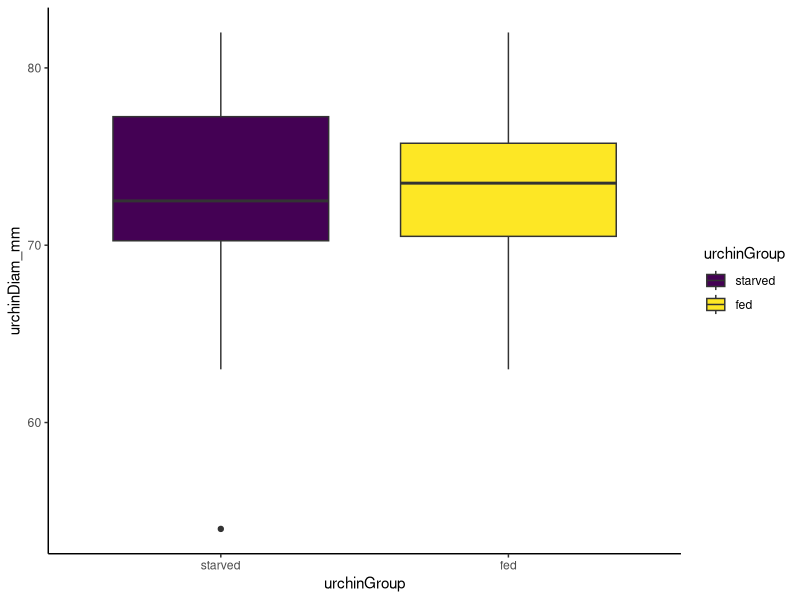
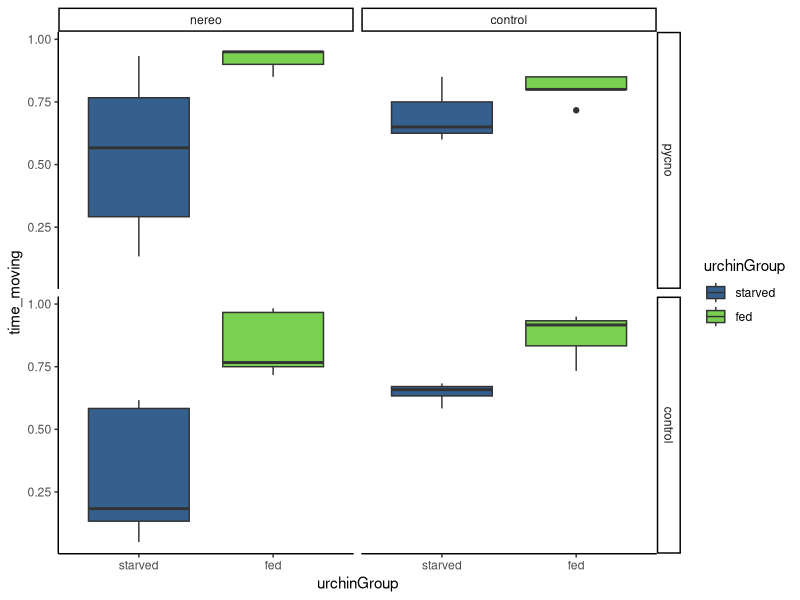
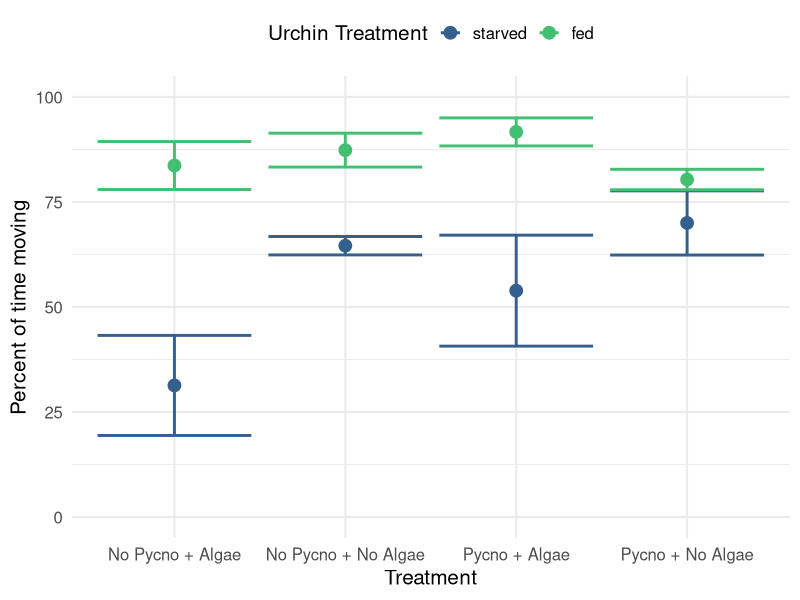

Reproduce these figures in R, in order. (Note: this script raises an error after producing the figures.)
#++++++++++++++++++++++++++++++++++++++++++++++++++++++++++++++++++++++++++++++++++
#                                                                                ##
# Pycno-Urchin Dataset 2021 Figure Exploration                                   ##
# Script created 2021-08-31                                                      ##
# Last updated 2021-09-04                                                        ##
# Data source: Ross Whippo                                                       ##
# R code prepared by Ross Whippo                                                 ##
#                                                                                ##
#++++++++++++++++++++++++++++++++++++++++++++++++++++++++++++++++++++++++++++++++++

# SUMMARY:
# A script to QAQC and parse the 2021 pycno-urchin dataset.


# Required Files (check that script is loading latest version):
# trials2021_QAQC.csv

# Associated Scripts:
# trials2021_dataset_QAQC.R
# trials2021_model1.R

# TO DO 

# +++++++++++++++++++++++++++++++++++++++++++++++++++++++++++++++++++++++++++++++++
# TABLE OF CONTENTS                                                            ####
#                                                                                 +
# RECENT CHANGES TO SCRIPT                                                        +
# LOAD PACKAGES                                                                   +
# READ IN DATA                                                                    +
# MANIPULATE DATA                                                                 +
#                                                                                 +
#++++++++++++++++++++++++++++++++++++++++++++++++++++++++++++++++++++++++++++++++++

#++++++++++++++++++++++++++++++++++++++++++++++++++++++++++++++++++++++++++++++++++
# RECENT CHANGES TO SCRIPT                                                     ####
#++++++++++++++++++++++++++++++++++++++++++++++++++++++++++++++++++++++++++++++++++

# 2021-08-31 Script created

#++++++++++++++++++++++++++++++++++++++++++++++++++++++++++++++++++++++++++++++++++
# LOAD PACKAGES                                                                ####
#++++++++++++++++++++++++++++++++++++++++++++++++++++++++++++++++++++++++++++++++++

library(tidyverse)
library(viridis)

# set plot theme
theme_set(theme_classic())

#++++++++++++++++++++++++++++++++++++++++++++++++++++++++++++++++++++++++++++++++++
# READ IN DATA                                                                 ####
#++++++++++++++++++++++++++++++++++++++++++++++++++++++++++++++++++++++++++++++++++

trials2021_Q <- read_csv("Data/2021/trials2021_QAQC.csv", 
                       col_types = cols(algalTreat = col_factor(levels = c("nereo", "control")), 
                                        date = col_character(),  location = col_character(), 
                                        movement = col_character(), 
                                        pycnoTreat = col_factor(levels = c("pycno", "control")), 
                                        tank = col_factor(levels = c("TF1", "TF2")), 
                                        timeBegin = col_character(), timeEnd = col_character(), 
                                        urchinGroup = col_factor(levels = c("starved","fed")),
                                        location = col_factor(levels = c("c", "m", "f"))))

#++++++++++++++++++++++++++++++++++++++++++++++++++++++++++++++++++++++++++++++++++
# MANIPULATE DATA                                                              ####
#++++++++++++++++++++++++++++++++++++++++++++++++++++++++++++++++++++++++++++++++++

# is there a difference in mean test diameter between groups?

diams <- trials2021_Q %>%
  select(trial, urchinGroup, urchinDiam_mm) %>%
  distinct(trial, urchinGroup, urchinDiam_mm)

diams %>%
  ggplot(aes(x = urchinGroup, y = urchinDiam_mm, fill = urchinGroup)) +
  geom_boxplot() +
  scale_fill_viridis(discrete = TRUE)

t.test(urchinDiam_mm ~ urchinGroup, data = diams)

# Welch Two Sample t-test

# data:  urchinDiam_mm by urchinGroup
# t = -1.7371, df = 44.656, p-value = 0.08927
# alternative hypothesis: true difference in means is not equal to 0
# 95 percent confidence interval:
#  -5.9320892  0.4387559
# sample estimates:
#  mean in group starved     mean in group fed 
# 70.92000              73.66667 

# NO, 2.75mm average difference 

# is there a difference in time spent moving among all treatments?

movement <- trials2021_Q %>%
  select(trial, urchinGroup, pycnoTreat, algalTreat, movement) %>%
  filter(movement != "st") %>%
  add_column(move = 1) %>%
  group_by(trial, urchinGroup, pycnoTreat, algalTreat, move) %>%
  count(move) %>%
  mutate(time_moving = n/60)

movement %>%
  ggplot(aes(x = urchinGroup, y = time_moving, fill = urchinGroup)) +
  geom_boxplot() +
  scale_fill_viridis(discrete = TRUE, begin = 0.3, end = 0.8) +
  facet_grid(pycnoTreat ~ algalTreat)

# FHL Talk Figure (starved urchins always moved less)

movement %>%
  mutate(pycnoTreat = ifelse(pycnoTreat == 'pycno', "Pycno", "No Pycno")) %>%
  mutate(algalTreat = ifelse(algalTreat == 'nereo', "Algae", "No Algae")) %>%
  mutate(`Urchin Treatment` = urchinGroup) %>%
  unite("Treatment", pycnoTreat:algalTreat, sep = " + ") %>%
  mutate(`Percent of time moving` = time_moving*100) %>%
  ggplot(aes(x = Treatment, y = `Percent of time moving`, color = `Urchin Treatment`)) +
  scale_color_viridis(discrete = TRUE,
                      begin = 0.3,
                      end = 0.7,
                      option = "viridis") +
    stat_summary(
      geom = "point",
      fun = "mean",
      size = 4,
      shape = 19
    ) +
    geom_errorbar(stat="summary", fun.data="mean_se", size = 1) +
  scale_y_continuous(limits = c(0,100)) +
  theme_minimal(base_size = 15) +
  theme(legend.position = "top") 


urchin_timeseries %>%
  group_by(pycno, ID) %>%
  mutate(cc = cumsum(consumed) * 0.339) %>%
  mutate(Treatment = ifelse(pycno == 'yes', "Pycno", "Control")) %>%
  ggplot(aes(x = hours, y = cc, color = Treatment)) +
  scale_color_viridis(discrete = TRUE,
                      begin = 0.3,
                      end = 0.7,
                      option = "magma") +
  geom_line(aes(group = ID), alpha = 0.3) +
  stat_summary(
    geom = "point",
    fun = "mean",
    size = 4,
    shape = 19
  ) +
  geom_errorbar(stat="summary", fun.data="mean_se", size = 1) +
  scale_y_continuous(name = "Amount of kelp consumed (g)") + 
  theme_minimal(base_size = 15) +
  theme(legend.position = "top") 




# do treatments spend different amounts of time interacting with the signal?

interaction <- trials2021_Q %>%
  select(trial, urchinGroup, pycnoTreat, algalTreat, interaction) %>%
  filter(interaction != "ni") %>%
  add_column(interact = 1) %>%
  group_by(trial, urchinGroup, pycnoTreat, algalTreat, interact) %>%
  count(interact) %>%
  mutate(time_interacting = n/60)

interaction %>%
  ggplot(aes(x = urchinGroup, y = time_interacting, fill = urchinGroup)) +
  geom_boxplot() +
  scale_fill_viridis(discrete = TRUE, begin = 0.3, end = 0.8) +
  facet_grid(pycnoTreat ~ algalTreat)

# FHL Talk Figure

interaction %>%
  mutate(pycnoTreat = ifelse(pycnoTreat == 'pycno', "Pycno", "No Pycno")) %>%
  mutate(algalTreat = ifelse(algalTreat == 'nereo', "Algae", "No Algae")) %>%
  mutate(`Urchin Treatment` = urchinGroup) %>%
  unite("Treatment", pycnoTreat:algalTreat, sep = " + ") %>%
  filter(Treatment %in% c("No Pycno + Algae", "Pycno + Algae")) %>%
  mutate(`Percent of time interacting` = time_interacting*100) %>%
  ggplot(aes(x = Treatment, y = `Percent of time interacting`, color = `Urchin Treatment`)) +
  scale_color_viridis(discrete = TRUE,
                      begin = 0.3,
                      end = 0.7,
                      option = "viridis") +
  stat_summary(
    geom = "point",
    fun = "mean",
    size = 4,
    shape = 19
  ) +
  geom_errorbar(stat="summary", fun.data="mean_se", size = 1) +
  scale_y_continuous(limits = c(0,100)) +
  theme_minimal(base_size = 15) +
  theme(legend.position = "top") 
  

movement %>%
  mutate(pycnoTreat = ifelse(pycnoTreat == 'pycno', "Pycno", "No Pycno")) %>%
  mutate(algalTreat = ifelse(algalTreat == 'nereo', "Algae", "No Algae")) %>%
  mutate(`Urchin Treatment` = urchinGroup) %>%
  unite("Treatment", pycnoTreat:algalTreat, sep = " + ") %>%
  mutate(`Percent of time moving` = time_moving*100) %>%
  ggplot(aes(x = Treatment, y = `Percent of time moving`, color = `Urchin Treatment`)) +
  scale_color_viridis(discrete = TRUE,
                      begin = 0.3,
                      end = 0.7,
                      option = "viridis") +
  stat_summary(
    geom = "point",
    fun = "mean",
    size = 4,
    shape = 19
  ) +
  geom_errorbar(stat="summary", fun.data="mean_se", size = 1) +
  scale_y_continuous(limits = c(0,100)) +
  theme_minimal(base_size = 15) +
  theme(legend.position = "top") 


# do urchin spend different amounts of time in distance zones among treatments?

location <- trials2021_Q %>%
  select(trial, urchinGroup, pycnoTreat, algalTreat, location) %>%
  add_column(locate = 1) %>%
  group_by(trial, urchinGroup, pycnoTreat, algalTreat, location) %>%
  count(locate) %>%
  mutate(time_spent = n/60)
location$location <- factor(location$location, levels = c("c", "m", "f"))

location %>%
  ggplot(aes(x = location, y = time_spent, fill = urchinGroup)) +
  geom_boxplot() +
  scale_fill_viridis(discrete = TRUE, begin = 0.3, end = 0.8) +
  facet_grid(pycnoTreat ~ algalTreat)

# is there a difference in movement + location?

move_loc <- trials2021_Q %>%
  select(trial, urchinGroup, pycnoTreat, algalTreat, movement, location) %>%
  mutate(moves = case_when(movement == "ma" ~ "moving",
                           movement == "mp" ~ "moving",
                           movement == "mt" ~ "moving",
                           movement == "st" ~ "still")) %>%
  unite(mov_loc, moves, location, sep = "_") %>%
  add_column(place = 1) %>%
  group_by(trial, urchinGroup, pycnoTreat, algalTreat, mov_loc) %>%
  count(place) %>%
  mutate(time_spent = n/60) 
move_loc$mov_loc <- factor(move_loc$mov_loc, levels = c("moving_c", "still_c", "moving_m", "still_m", "moving_f", "still_f"))

move_loc %>%
  ggplot(aes(x = mov_loc, y = time_spent, fill = urchinGroup)) +
  geom_boxplot() +
  scale_fill_viridis(discrete = TRUE, begin = 0.3, end = 0.8) +
  facet_wrap(pycnoTreat ~ algalTreat)

# What does movment look like over the course of an hour for each treatment?

time_move <- trials2021_Q %>%
  select(trial, urchinGroup, pycnoTreat, algalTreat, timePoint_min, distance_cm) %>%
  group_by(trial) %>%
  unite(treatment, pycnoTreat, algalTreat, sep = "_") %>%
  mutate(treatment = factor(treatment))


time_move %>%
  ggplot(aes(x = timePoint_min, y = distance_cm, fill = treatment, group = treatment)) +
  geom_point() +
  geom_smooth(method = "loess") +
  scale_fill_viridis(discrete = TRUE) +
  facet_wrap(.~ urchinGroup)

# direct comparison to Belleza et al 2021 Figure 2

NMIOdata <- trials2021_Q %>%
  select(trial, urchinGroup, pycnoTreat, algalTreat, movement, location, interaction) %>%
#  mutate(still = movement) %>%
#  mutate(recode(still, 'st' = 1,
#                'ma' = 0,
#                'mt' = 0,
#                'mp' = 0), 
#         .keep = 'unused') %>%
#  rename('still' = 'recode(still, st = 1, ma = 0, mt = 0, mp = 0)') %>%
#  mutate(still = as.character(still)) %>%
  pivot_longer(cols = c(movement, location, interaction),
               names_to = "behavior",
               values_to = "value") %>%
  mutate(recode(value, 'i' = 1,
         'ma' = 1,
         'mt' = 1,
         'mp' = 1,
         'c' = 1,
         'm' = 1,
         'ni' = 0,
         'f' = 0,
         'st' = 0)) %>%
        # '0' = 0,
        # '1' = 1)) %>%
  rename('count' = 'recode(...)') %>%
  group_by(trial, urchinGroup, pycnoTreat, algalTreat, behavior) %>%
  summarise(sum(`count`)) %>%
  rename('count' = 'sum(count)') %>%
  unite('treatment', pycnoTreat, algalTreat, sep = "-")
  
# IRM Figure after existing movement literature

ggplot(NMIOdata, aes(x = behavior, y = count, fill = urchinGroup)) +
  geom_boxplot() +
  theme_linedraw() +
  scale_fill_viridis(discrete = TRUE, begin = 0.2, end = 0.8) +
  facet_grid(.~treatment) +
  labs(y = "minutes") + 
  scale_x_discrete(labels = c("interacting", "ROI", "moving"))

# reorganized IRM figure from grad student feedback

# New facet label names for treatment variable
treat_labs <- c(
  'control-control' = "control",
  'control-nereo' = "nereo",
  'pycno-control' = "pycno",
  'pycno-nereo' = "nereo + pycno")

# standard error function 
MinMeanSEMMax <- function(x) {
  v <- c(min(x), mean(x) - sd(x)/sqrt(length(x)), mean(x), mean(x) + sd(x)/sqrt(length(x)), max(x))
  names(v) <- c("ymin", "lower", "middle", "upper", "ymax")
  v
}

ggplot(NMIOdata, aes(y = count, fill = urchinGroup)) +
  geom_boxplot() +
  theme_linedraw() +
  theme(axis.ticks.x = element_blank(),
        axis.text.x = element_blank()) +
  scale_fill_viridis(discrete = TRUE, begin = 0.2, end = 0.8) +
  facet_grid(behavior~treatment, labeller = labeller(treatment = treat_labs)) +
  labs(y = "percent time") + 
  scale_y_continuous(breaks = seq(0, 60, len = 3), labels = function(x) paste0((x/60)*100, "%")) 
  

# numerical values

# algae only interaction times

NMIOdata %>%
  filter(behavior == "interaction") %>%
  filter(treatment == "control-nereo") %>%
  group_by(urchinGroup) %>%
  summarise(mean(count), median(count), sd(count))
NMIOdata %>%
  filter(behavior == "interaction") %>%
  filter(treatment == "control-nereo") %>%
  group_by(urchinGroup) %>%
  summarise(sd(count)/sqrt(length(count)))

# algae pycno interaction times

NMIOdata %>%
  filter(behavior == "interaction") %>%
  filter(treatment == "pycno-nereo") %>%
  group_by(urchinGroup) %>%
  summarise(mean(count), median(count), sd(count))
NMIOdata %>%
  filter(behavior == "interaction") %>%
  filter(treatment == "pycno-nereo") %>%
  group_by(urchinGroup) %>%
  summarise(sd(count)/sqrt(length(count)))
  
# time spent in ROI algae only

NMIOdata %>%
  filter(behavior == "location") %>%
  filter(treatment == "control-nereo") %>%
  group_by(urchinGroup) %>%
  summarise(mean(count), median(count), sd(count))
NMIOdata %>%
  filter(behavior == "location") %>%
  filter(treatment == "control-nereo") %>%
  group_by(urchinGroup) %>%
  summarise(sd(count)/sqrt(length(count)))

# time spent in ROI algae and pycno

NMIOdata %>%
  filter(behavior == "location") %>%
  filter(treatment == "pycno-nereo") %>%
  group_by(urchinGroup) %>%
  summarise(mean(count), median(count), sd(count))
NMIOdata %>%
  filter(behavior == "location") %>%
  filter(treatment == "pycno-nereo") %>%
  group_by(urchinGroup) %>%
  summarise(sd(count)/sqrt(length(count)))

# time spent moving algae and pycno

NMIOdata %>%
  filter(behavior == "movement") %>%
  filter(treatment == "pycno-nereo") %>%
  group_by(urchinGroup) %>%
  summarise(mean(count), median(count), sd(count))
NMIOdata %>%
  filter(behavior == "movement") %>%
  filter(treatment == "pycno-nereo") %>%
  group_by(urchinGroup) %>%
  summarise(sd(count)/sqrt(length(count)))


  ############### SUBSECTION HERE

####
#<<<<<<<<<<<<<<<<<<<<<<<<<<END OF SCRIPT>>>>>>>>>>>>>>>>>>>>>>>>#

# SCRATCH PAD ####
